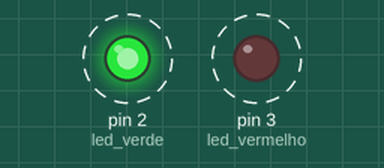
A sketch run on a simulated Arduino Uno, built with avr-gcc and run on an emulated ATmega328P. On the bench: output pins drawn as LEDs (lit = HIGH). Dashed ring = blinking.

Above: at 0.5 s.
Timing chart, 0 to 4.6 s (numbered marks = the images above):
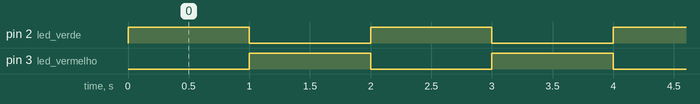

The sketch:

c_digo.ino
```cpp
void setup()
{
  pinMode(2, OUTPUT);//led verde
  pinMode(3, OUTPUT);//led vermelho
}
void loop()
{
  digitalWrite(2, HIGH);
  digitalWrite(3, LOW);
  delay(1000);
  digitalWrite(2, LOW);
  digitalWrite(3, HIGH);
  delay(1000);
}
```

Measured:
- by itself, pin 2 (led_verde), pin 3 (led_vermelho): alternates HIGH for 1.0 s and LOW for 1.0 s
